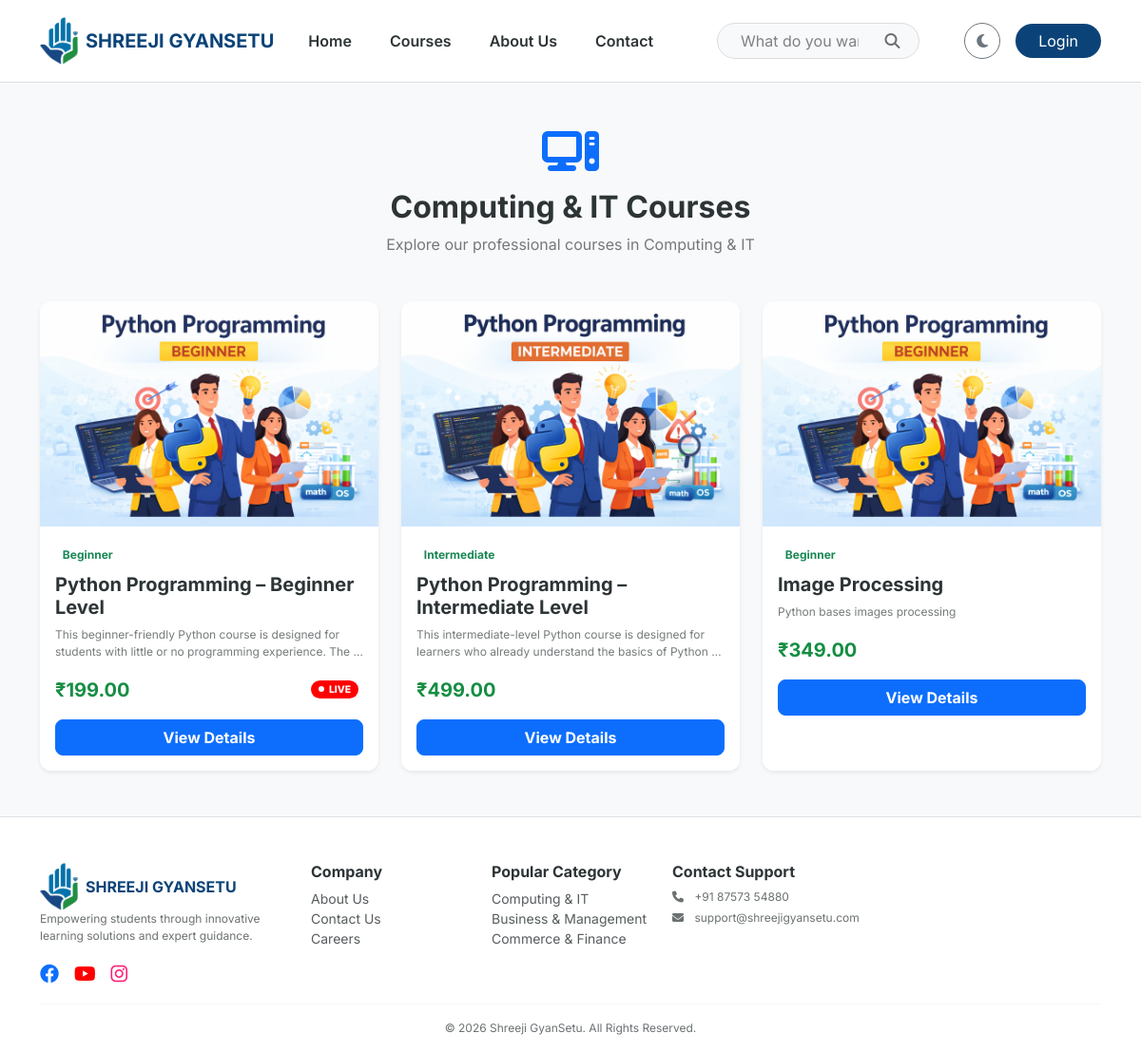
/category/computing-it/, run on the app's committed database.
### courses/models.py (models this page shows, shortened)
class MasterCategory(models.Model):
    title = models.CharField(max_length=100)
    slug = models.SlugField(unique=True, blank=True)
    icon_class = models.CharField(max_length=50, default="fa-book")
    order = models.PositiveIntegerField(default=0)
    class Meta:
        verbose_name_plural = "1. Master Categories"
        ordering = ['order']

class Course(models.Model):
    LEVEL_CHOICES = [('Beginner', 'Beginner'), ('Intermediate', 'Intermediate'), ('Advanced', 'Advanced')]
    master_category = models.ForeignKey(MasterCategory, on_delete=models.CASCADE, related_name='courses')
    title = models.CharField(max_length=200)
    slug = models.SlugField(unique=True, blank=True)
    thumbnail = models.ImageField(upload_to='course_thumbnails/')
    description = models.TextField()
    is_active = models.BooleanField(default=True)
    price = models.DecimalField(max_digits=10, decimal_places=2)
    discount_price = models.DecimalField(max_digits=10, decimal_places=2, null=True, blank=True)
    level = models.CharField(max_length=20, choices=LEVEL_CHOICES, default='Beginner')
    is_live = models.BooleanField(default=False)
    enrollment_count = models.PositiveIntegerField(default=0)
    created_at = models.DateTimeField(auto_now_add=True)
    teacher = models.ForeignKey(
        settings.AUTH_USER_MODEL,
        on_delete=models.SET_NULL,
        null=True,
        blank=True,
        limit_choices_to=Q(profile__user_type= 'Teacher') | Q(profile__user_type= 'Admin'),
        related_name='taught_courses',
    )
    students = models.ManyToManyField(
        settings.AUTH_USER_MODEL,
        related_name='enrolled_courses',
        blank=True,
        limit_choices_to=Q(profile__user_type= 'Student')
    )
    @property
    def enrollment_count(self):
        """Returns the actual count from the ManyToMany relationship"""
        return self.students.count()
    class Meta:
        verbose_name_plural = "2. Courses"

### courses/views.py (the view)
# urls.py: path('category/<slug:slug>/', category_detail, name='category_detail'),
def category_detail(request, slug):
    category = get_object_or_404(MasterCategory, slug=slug)
    courses = Course.objects.filter(master_category=category, is_active=True)
    return render(request, 'courses/category_detail.html', {'category': category, 'courses': courses})

### courses/context_processors.py (called while the page is built)
def extras(request):
    return {
        'all_categories': MasterCategory.objects.all().order_by('order')[:4]
    }

def unread_notifications(request):
    if request.user.is_authenticated:
        count = Notification.objects.filter(user=request.user, is_read=False).count()
        return {'unread_count': count}
    return {'unread_count': 0}

### templates/courses/category_detail.html
{% extends 'base.html' %}
{% block content %}
  <div class="container my-5">
    <div class="text-center mb-5">
      <i class="fas {{ category.icon_class }} fa-3x text-primary mb-3"></i>
      <h2 class="fw-bold">{{ category.title }} Courses</h2>
      <p class="text-muted">Explore our professional courses in {{ category.title }}</p>
    </div>
    <div class="row g-4">
      {% for course in courses %}
        <div class="col-md-4">
          <a href="{% url 'course_detail' course.slug %}" class="text-decoration-none text-dark">
            <div class="card h-100 course-card shadow-sm border-0">
              <div class="position-relative">
                <img src="{{ course.thumbnail.url }}" class="card-img-top" alt="{{ course.title }}" />
              </div>
              <div class="card-body">
                <span class="badge bg-soft-success text-success mb-2">{{ course.level }}</span>
                <h5 class="card-title fw-bold" style="color: var(--text-dark)">{{ course.title }}</h5>
                <p class="card-text text-muted small">{{ course.description|truncatewords:15 }}</p>
                <div class="d-flex justify-content-between align-items-center mt-3 mb-3">
                  <span class="fw-bold fs-5" style="color: var(--primary-green);">₹{{ course.price }}</span>
                  {% if course.is_live %}
                    <div class="live-wrapper">
                      <span class="live-badge"><span class="live-dot"></span>LIVE</span>
                    </div>
                  {% endif %}
                </div>
                <a href="{% url 'course_detail' course.slug %}" class="btn btn-primary w-100 rounded-3 fw-bold">View Details</a>
              </div>
            </div>
          </a>
        </div>
      {% empty %}
        <div class="col-12 text-center py-5">
          <h4 class="text-muted">No courses available in this category yet.</h4>
        </div>
      {% endfor %}
    </div>
  </div>
{% endblock %}

### templates/base.html (shortened to what this page needs)
<!DOCTYPE html>
<html lang="en" data-theme="light">
  <head>
    {% load static %}
    <link href="https://cdn.jsdelivr.net/npm/bootstrap@5.3.0/dist/css/bootstrap.min.css" rel="stylesheet" />
    <link rel="stylesheet" href="https://cdnjs.cloudflare.com/ajax/libs/font-awesome/6.4.0/css/all.min.css" />
    <link rel="stylesheet" href="{% static 'css/style.css' %}" />
  </head>
  <body>
    <nav class="navbar navbar-expand-lg sticky-top">
      <div class="container">
        <a class="navbar-brand d-flex align-items-center" href="/">
          <img src="{% static 'images/logo.png' %}" alt="Logo" height="50" class="me-2" />
          <span class="fw-bold">SHREEJI GYANSETU</span>
        </a>
        <div class="collapse navbar-collapse" id="mainNavbar">
          <ul class="navbar-nav mb-2 mb-lg-0 fw-semibold">
            <li class="nav-item">
              <a class="nav-link" href="/">Home</a>
            </li>
            <li class="nav-item">
              <a class="nav-link" href="{% url 'all_courses' %}">Courses</a>
            </li>
            <li class="nav-item">
              <a class="nav-link" href="{% url 'about_us' %}">About Us</a>
            </li>
            <li class="nav-item">
              <a class="nav-link" href="{% url 'contact_us' %}">Contact</a>
            </li>
          </ul>
          <form class="mx-auto d-none d-lg-flex position-relative" style="width: 25%;" action="{% url 'search' %}" method="GET">
            <input name="q" class="form-control rounded-pill ps-4 pe-5" type="search" placeholder="What do you want to learn?" value="{{ request.GET.q }}" style="background: var(--bg-light); color: var(--text-dark); border-color: var(--border-color);" />
            <button class="btn position-absolute end-0 top-50 translate-middle-y me-2" type="submit"><i class="fas fa-search"></i></button>
          </form>
          <div class="d-flex align-items-center gap-3">
            <button id="theme-toggle" class="btn btn-outline-secondary rounded-circle" onclick="toggleTheme()" title="Toggle Theme"><i class="fas fa-moon"></i></button>
            {% if user.is_authenticated %}
              <div class="dropdown">
                <button class="btn btn-outline-primary dropdown-toggle rounded-pill px-4" type="button" data-bs-toggle="dropdown">Hi, {{ user.first_name|default:user.username }}</button>
                <ul class="dropdown-menu dropdown-menu-end shadow-lg border-0 profile-dropdown p-3" style="min-width: 280px; border-radius: 15px; background: var(--card-bg); color: var(--text-dark);">
                  <div class="profile-header pb-2 mb-2" style="border-bottom: 1px solid var(--border-color);">
                    <div class="d-flex align-items-center mb-2">
                      {% if user.profile.photo and 'default_user' not in user.profile.photo.url %}
                        <img src="{{ user.profile.photo.url }}" class="rounded-circle me-3" style="width: 50px; height: 50px; object-fit: cover; border: 2px solid var(--primary-cyan);" />
                      {% else %}
                        <img src="https://ui-avatars.com/api/?name={{ user.get_full_name|default:user.username }}&background=random&size=128" class="rounded-circle me-3" style="width: 50px; height: 50px; object-fit: cover; border: 2px solid var(--primary-cyan);" />
                      {% endif %}
                      <div>
                        <h6 class="fw-bold mb-0" style="color: var(--text-dark);">{{ user.get_full_name|default:user.username }}</h6>
                        <small class="text-muted">{{ user.username }}</small>
                      </div>
                    </div>
                    <small class="text-muted d-block">
                      <i class="fas fa-phone-alt me-2"></i>
                      {% if user.profile.phone_number and 'default_user' not in user.profile.phone_number %}
                        +91 {{ user.profile.phone_number }}
                      {% else %}
                        +91 Add Phone Number
                      {% endif %}
                    </small>
                  </div>
                  <li>
                    {% if user.profile.user_type == 'Admin' %}
                      <a class="dropdown-item py-2 rounded-2" href="{% url 'admin_dashboard' %}"><i class="fas fa-user-shield me-3"></i>Admin Console</a>
                    {% elif user.profile.user_type == 'Teacher' %}
                      <a class="dropdown-item py-2 rounded-2" href="{% url 'teacher_dashboard' %}"><i class="fas fa-chalkboard-teacher me-3"></i>Dashboard</a>
                    {% else %}
                      <a class="dropdown-item py-2 rounded-2" href="{% url 'student_dashboard' %}"><i class="fas fa-th-large me-3"></i>My Dashboard</a>
                    {% endif %}
                  </li>
                  <li>
                    <a class="dropdown-item py-2 rounded-2" href="{% url 'edit_profile' %}"><i class="fas fa-user-edit me-3"></i> Edit Profile</a>
                  </li>
                  <li>
                    <a class="dropdown-item py-2 rounded-2" href="{% url 'change_password' %}"><i class="fas fa-key me-3"></i> Change Password</a>
                  </li>
                  <li>
                    <a class="dropdown-item py-2 rounded-2" href="#"><i class="fas fa-question-circle me-3"></i> Doubts</a>
                  </li>
                  <hr class="dropdown-divider" style="background-color: var(--border-color); opacity: 0.2;" />
                  <li>
                    <form method="post" action="{% url 'logout' %}">
                      {% csrf_token %}
                      <button type="submit" class="dropdown-item text-danger py-2 rounded-2"><i class="fas fa-sign-out-alt me-3"></i>Logout</button>
                    </form>
                  </li>
                </ul>
              </div>
            {% else %}
              <a href="{% url 'login' %}" class="btn btn-dark rounded-pill px-4">Login</a>
            {% endif %}
          </div>
        </div>
      </div>
    </nav>
    {% block content %}
    {% endblock %}
    <footer class="border-top pt-5 pb-3 mt-5" style="background-color: var(--card-bg);">
      <div class="container">
        <div class="row g-4">
          <div class="col-lg-3">
            <a class="navbar-brand d-flex align-items-center" href="/">
              <img src="{% static 'images/logo.png' %}" alt="Logo" height="50" class="me-2" />
              <span class="fw-bold">SHREEJI GYANSETU</span>
            </a>
            <p class="text-muted small">Empowering students through innovative learning solutions and expert guidance.</p>
            <div class="d-flex gap-3 fs-5 text-primary">
              <a href="https://www.facebook.com/shreejiFintech"><i class="fab fa-facebook"></i></a>
              <a href="https://www.youtube.com/@ShreejiFintech"><i class="fab fa-youtube" style="color: red"></i></a>
              <a href="https://www.instagram.com/shreejifintech/"><i class="fab fa-instagram" style="color: #ff1c77;"></i></a>
            </div>
          </div>
          <div class="col-6 col-md-3 col-lg-2">
            <h6 class="fw-bold">Company</h6>
            <ul class="list-unstyled small">
              <li>
                <a href="{% url 'about_us' %}" class="text-muted text-decoration-none">About Us</a>
              </li>
              <li>
                <a href="{% url 'contact_us' %}" class="text-muted text-decoration-none">Contact Us</a>
              </li>
              <li>
                <a href="#" class="text-muted text-decoration-none">Careers</a>
              </li>
            </ul>
          </div>
          <div class="col-6 col-md-3 col-lg-2">
            <h6 class="fw-bold">Popular Category</h6>
            <ul class="list-unstyled small">
              {% for cat in all_categories %}
                <li>
                  <a href="{% url 'category_detail' cat.slug %}" class="text-muted text-decoration-none">{{ cat.title }}</a>
                </li>
              {% endfor %}
            </ul>
          </div>
          <div class="col-lg-3">
            <h6 class="fw-bold">Contact Support</h6>
            <p class="small text-muted mb-1">
              <i class="fas fa-phone me-2"></i> +91 87573 54880
            </p>
            <p class="small text-muted">
              <i class="fas fa-envelope me-2"></i> support@shreejigyansetu.com
            </p>
          </div>
        </div>
        <hr />
        <div class="text-center text-muted small">&copy; 2026 Shreeji GyanSetu. All Rights Reserved.</div>
      </div>
    </footer>
  </body>
</html>

### static/css/style.css (style rules this page uses)
:root { --primary-blue: #0b4378; --primary-green: #168e43; --primary-cyan: #006da0; --primary-dblue: #0b4378; --bg-light: #f8f9fa; --text-dark: #2d3436; --card-bg: #ffffff; --border-color: #eee; --text-muted-adaptive: #6c757d; }
body { font-family: "Inter", sans-serif; background-color: var(--bg-light); color: var(--text-dark); transition: background 0.3s ease, color 0.3s ease; }
.navbar { background: var(--card-bg) !important; border-bottom: 1px solid var(--border-color); padding: 0.8rem 0; }
.navbar-brand span { color: var(--primary-blue) !important; }
.navbar-nav .nav-link { color: var(--text-dark); margin: 0 12px; font-weight: 600; position: relative; transition: 0.3s; }
.navbar-nav .nav-link::after { content: ""; position: absolute; width: 0; height: 2px; bottom: -2px; left: 0; background-color: var(--primary-green); transition: width 0.3s ease; }
.course-card { background: var(--card-bg); border: none; border-radius: 12px; transition: 0.3s; overflow: hidden; }
.btn-dark { background-color: var(--primary-blue); border: none; }
.live-wrapper { display: flex; align-items: center; justify-content: center; width: 60px; }
.card-body .live-badge { padding: 2px 8px; font-size: 0.65rem; }
.live-badge { background-color: #ff0000; color: #ffffff; padding: 4px 10px; border-radius: 50px; font-size: 0.7rem; font-weight: 800; display: flex; align-items: center; box-shadow: 0 0 0 0 rgba(255, 0, 0, 0.7); animation: pulse-red 2s infinite; z-index: 10; }
.live-dot { height: 6px; width: 6px; background-color: #ffffff; border-radius: 50%; display: inline-block; margin-right: 5px; }
[data-theme="light"] { --toggler-filter: invert(0); }
.navbar-nav .nav-link { padding-right: 0.5rem !important; padding-left: 0.5rem !important; }
.navbar input[type="search"] { color: var(--text-dark); }
.navbar input[type="search"]::placeholder { color: var(--text-dark); opacity: 0.6; transition: color 0.3s ease; }
.navbar .fa-search { color: var(--text-dark); opacity: 0.7; transition: color 0.3s ease; }
[data-theme="light"] { --border-color: #ddd; }
.text-muted { color: var(--text-dark) !important; opacity: 0.65; }
.text-muted.small { font-size: 0.75rem; }
.course-card .card-body { background: var(--card-bg); color: var(--text-dark); }
footer h6 { color: var(--text-dark) !important; }
footer a.text-decoration-none { color: var(--text-dark) !important; opacity: 0.8; }
.form-control::placeholder { color: #6c757d; opacity: 0.8; }
.form-control { background-color: var(--bg-light); color: var(--text-dark); border: 1px solid var(--border-color); }
footer { background-color: var(--card-bg); color: var(--text-dark); transition: background 0.3s ease, color 0.3s ease; }
footer h6 { color: var(--text-dark); }
footer .text-muted { color: var(--text-dark) !important; opacity: 0.7; }
footer a.text-muted { color: var(--text-dark) !important; opacity: 0.8; transition: 0.3s; }
footer hr { border-color: var(--border-color); opacity: 0.2; }
footer .navbar-brand span { color: var(--primary-blue) !important; }

### data on the page
MasterCategory: title "Computing & IT"
Course: thumbnail (picture), level "Beginner", title "Python Programming – Beginner Level", description "This beginner-friendly Python course is designed for students with little or no programming experience. The …", price "199.00", is_live True (drawn)
Course: thumbnail (picture), level "Intermediate", title "Python Programming – Intermediate Level", description "This intermediate-level Python course is designed for learners who already understand the basics of Python …", price "499.00"
Course: thumbnail (picture), level "Beginner", title "Image Processing", description "Python bases images processing", price "349.00"
MasterCategory: title "Business & Management"
MasterCategory: title "Commerce & Finance"
